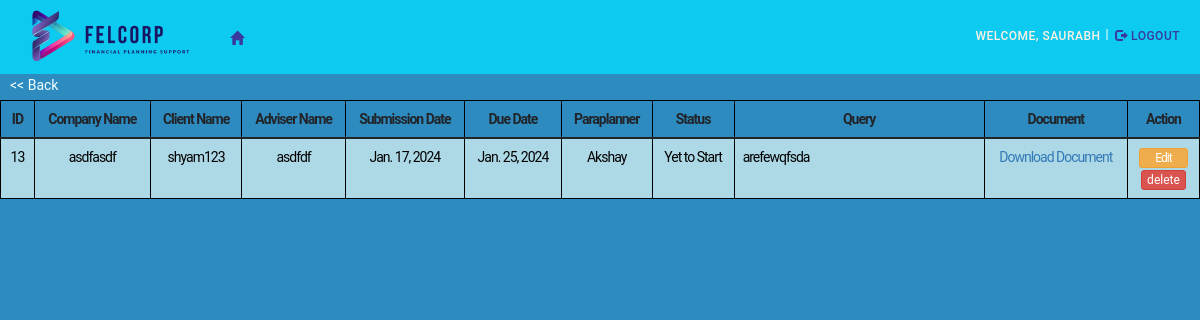
Page /status/13 (signed in) on the committed database.
### docuploaderapp/models.py (models this page shows)
class Document(models.Model):
    company_name = models.CharField(max_length=100, default='')
    client_name = models.CharField(max_length=100, default='')
    adviser_name = models.CharField(max_length=100, default='')
    created_at = models.DateTimeField(auto_now_add=True, null=True)
    submitted_at = models.DateField(auto_now_add=False, editable=True, null=True, blank=False)
    due_date = models.DateField(null=True, blank=False)
    paraplanner = models.ForeignKey(Paraplanner, null=True, on_delete=models.SET_NULL,)
    status = models.ForeignKey(Status, null=True, on_delete=models.SET_NULL, blank=True)
    document = models.FileField(upload_to='documents', blank=True)
    query = models.TextField(max_length=500)
    class Meta:
        ordering = ('-created_at',)

class Paraplanner(models.Model):
    paraplanner = models.CharField(max_length=50, null=True)
    def __str__(self):
        return self.paraplanner

class Status(models.Model):
    status = models.CharField(max_length=50, null=True)
    class Meta:
        verbose_name_plural = "status"
    def __str__(self):
        return self.status

### docuploaderapp/views.py (the view)
# urls.py: path('status/<int:pk>', login_required(views.Doc_Status.as_view()), name='status'),
class Doc_Status(View):
    def get(self, request, pk):
        doc = Document.objects.get(pk=pk)
        return render(request, 'app/doc_status.html', {'doc': doc,})

### docuploaderapp/templates/app/doc_status.html (shortened to what this page needs)
{% extends 'app/base.html' %}
{% load static %}
{% block content %}
<body id="doc_status">
  <section class="doc_status p-0">
    <a class="breadcrumb mb-4" href="{% url 'document' %}"> &lt;&lt; Back</a>
    <table class="table table-hover"
      style="border: 1px solid black; font-family: Roboto,Lucida Grande,DejaVu Sans,Bitstream Vera Sans,Verdana,Arial,sans-serif; letter-spacing:-1px; background-color:#2E8BC0; margin-top:-10px;">
      <thead>
        <tr style="background-color:#2E8BC0;">
          <th scope="col">ID</th>
          <th scope="col">Company Name</th>
          <th scope="col">Client Name</th>
          <th scope="col">Adviser Name</th>
          <th scope="col">Submission Date</th>
          <th scope="col">Due Date</th>
          <th scope="col">Paraplanner</th>
          <th scope="col">Status</th>
          <th scope="col" span="2">Query</th>
          <th scope="col">Document</th>
          <th scope="col">Action</th>
        </tr>
      </thead>
      <tbody>
        <tr style="background-color:lightblue;">
          <td scope="row">{{doc.id}}</td>
          <td>{{doc.company_name}}</td>
          <td>{{doc.client_name}}</td>
          <td>{{doc.adviser_name}}</td>
          <td>{{doc.submitted_at}}</td>
          <td>{{doc.due_date}}</td>
          <td>{{doc.paraplanner}}</td>
          <td>{{doc.status}}</td>
          <td style="width:250px; text-align:justify; text-justify: inter-word;">{{doc.query}}</td>
          <td><a href="{{doc.document.url}}">Download Document</a></td>
          <td>
            <a href="{% url 'update' doc.id %}" class="btn btn-warning btn-sm pt-0 pb-0 p-4 ">Edit</a>
            {% if request.user.is_staff and request.user.is_superuser %}
            <form action="{% url 'delete' doc.id %}" method="post">
              <input type="submit" class="btn btn-sm btn-danger pt-0 pb-0 p-2" value="delete">
            </form>
            {% endif %}
          </td>
        </tr>
      </tbody>
    </table>
  </section>
</body>
{% endblock content %}

### docuploaderapp/templates/app/base.html (shortened to what this page needs)
{% load static %}
{% load crispy_forms_tags %}
<!DOCTYPE html>
<html lang="en">
<head>
  <link href="https://cdn.jsdelivr.net/npm/bootstrap@5.1.3/dist/css/bootstrap.min.css" rel="stylesheet"
>
  <link rel="stylesheet" href="https://maxcdn.bootstrapcdn.com/bootstrap/3.3.7/css/bootstrap.min.css" />
  <link href="https://code.jquery.com/ui/1.11.4/themes/smoothness/jquery-ui.css" rel="stylesheet" type="text/css">
  <link href="//cdn.bootcss.com/bootstrap/3.3.7/css/bootstrap.min.css" rel="stylesheet">
  <link href="//cdn.bootcss.com/bootstrap-datetimepicker/4.17.44/css/bootstrap-datetimepicker.min.css" rel="stylesheet">
  <link rel="stylesheet" href="https://cdnjs.cloudflare.com/ajax/libs/font-awesome/4.7.0/css/font-awesome.min.css">
  <link rel="stylesheet" type="text/css" href="{% static "css/style.css" %}?{% now "U" %}" />
</head>
<body class="container-fluid">
  <header class="row">
    <nav class=" navbar-inverse navbar-fixed-top base p-3 bg-info">
      <div class="container-fluid">
        <div class="navbar-header">
          {% if request.user.is_authenticated %}
          <a class="text-light" class="styleheader" href="{% url "home" %}"><img src="{% static "images/felcorp.webp" %}" alt="felcorp logo"></a>
          {% else %}
          <a class="text-light" class="styleheader" href="{% url "login" %}"><img src="{% static "images/felcorp.webp" %}" alt="felcorp logo"></a>
          {% endif %}
        </div>
        <div class="collapse navbar-collapse" id="mainNavBar">
          <ul  class="nav navbar-nav navbar-left d-inline">
            {% if request.user.is_authenticated %}
            <li class="float-left"><a class="text-light" href="{% url "home" %}"><span style="color:#3a399e; margin-top:5px;" class="glyphicon glyphicon-home"></span></a></li>
            {% endif %}
          </ul>
          <ul  class="nav navbar-nav navbar-right d-inline text-info">
            {% if request.user.is_authenticated %}
            <li class="mt-4 pt-1"> Welcome, {{user.username}}</li>
            <li class="v-line">|</li>
            <li ><a class="logout" href="{% url "logout" %}"><span class="glyphicon glyphicon-log-out"></span> Logout</a></li>
            {% else %}
            <li><a class="sign-up"  href="{% url "register" %}"><span class="glyphicon glyphicon-user "></span> &nbsp; Sign up</a></li>
            <li class="v-line">&nbsp;</li>
            <li><a class="sign-up"  href="{% url "login" %}"><span class="glyphicon glyphicon-log-in "></span> &nbsp; Log in</a></li>
            {% endif %}
          </ul>
        </div>
      </div>
    </nav>
  </header>
  <br/>
  <br>
  <br>
  <div class="row">
    {% block content %}
    {% endblock content %}
  </div>
</body>
</html>

### docuploaderapp/static/css/style.css (style rules this page uses)
.base .navbar-header img { width:60%; }
.base .collapse { font-family: Roboto,Lucida Grande,DejaVu Sans,Bitstream Vera Sans,Verdana,Arial,sans-serif; }
.base .navbar-header a { font-family: Roboto,Lucida Grande,DejaVu Sans,Bitstream Vera Sans,Verdana,Arial,sans-serif; text-transform:uppercase; }
.base .collapse .navbar-left li { margin-left: -100px; padding: 0px; }
.base .collapse .navbar-right li { font-family: Roboto,Lucida Grande,DejaVu Sans,Bitstream Vera Sans,Verdana,Arial,sans-serif; text-transform:uppercase; font-size: 12px; font-weight: 500; letter-spacing: 0.5px; color: rgb(255, 241, 227); }
.base .collapse .navbar-right .v-line { color: white; margin-top: 16px; margin-left: 5px; }
.base .collapse .navbar-right li a { font-family: Roboto,Lucida Grande,DejaVu Sans,Bitstream Vera Sans,Verdana,Arial,sans-serif; text-transform:uppercase; font-size: 12px; font-weight: 500; letter-spacing: 0.5px; color: rgb(255, 255, 255); }
.base .collapse .navbar-right .logout { margin-top: 1px; color: #3a399e; padding-left: 0px; padding-right: 0px; margin-left: 6px; margin-right: 10px; }
body#doc_status { background-color:#2E8BC0; }
.breadcrumb { background-color: transparent; color: azure; margin-top: 15px; padding: 0px; margin-left: 10px; width: 335px; font-family: Roboto,Lucida Grande,DejaVu Sans,Bitstream Vera Sans,Verdana,Arial,sans-serif; }
.doc_status .table th { border: 1px solid black; text-align:center; }
.doc_status .table td { border: 1px solid black; color:black; text-align: center; }

### rows in the picture
Document: id "13", company_name "asdfasdf", client_name "shyam123", adviser_name "asdfdf", submitted_at "Jan. 17, 2024", due_date "Jan. 25, 2024", paraplanner "Akshay", status "Yet to Start", query "arefewqfsda"

### other values in the picture
{{ user.username }} "SAURABH"
